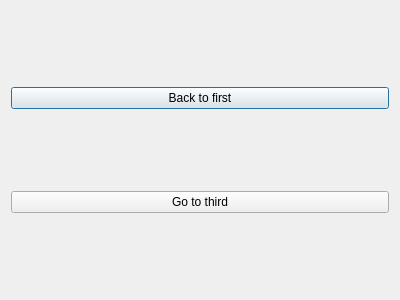
<?xml version="1.0" encoding="UTF-8"?>
<ui version="4.0">
 <class>SecondDialog</class>
 <widget class="QDialog" name="SecondDialog">
  <property name="geometry">
   <rect>
    <x>0</x>
    <y>0</y>
    <width>400</width>
    <height>300</height>
   </rect>
  </property>
  <property name="windowTitle">
   <string>SecondDialog</string>
  </property>
  <layout class="QGridLayout" name="gridLayout">
   <item row="0" column="0">
    <widget class="QPushButton" name="button_back_to_first">
     <property name="text">
      <string>Back to first</string>
     </property>
    </widget>
   </item>
   <item row="1" column="0">
    <widget class="QPushButton" name="button_goto_third">
     <property name="text">
      <string>Go to third</string>
     </property>
    </widget>
   </item>
  </layout>
 </widget>
 <resources/>
 <connections/>
</ui>
